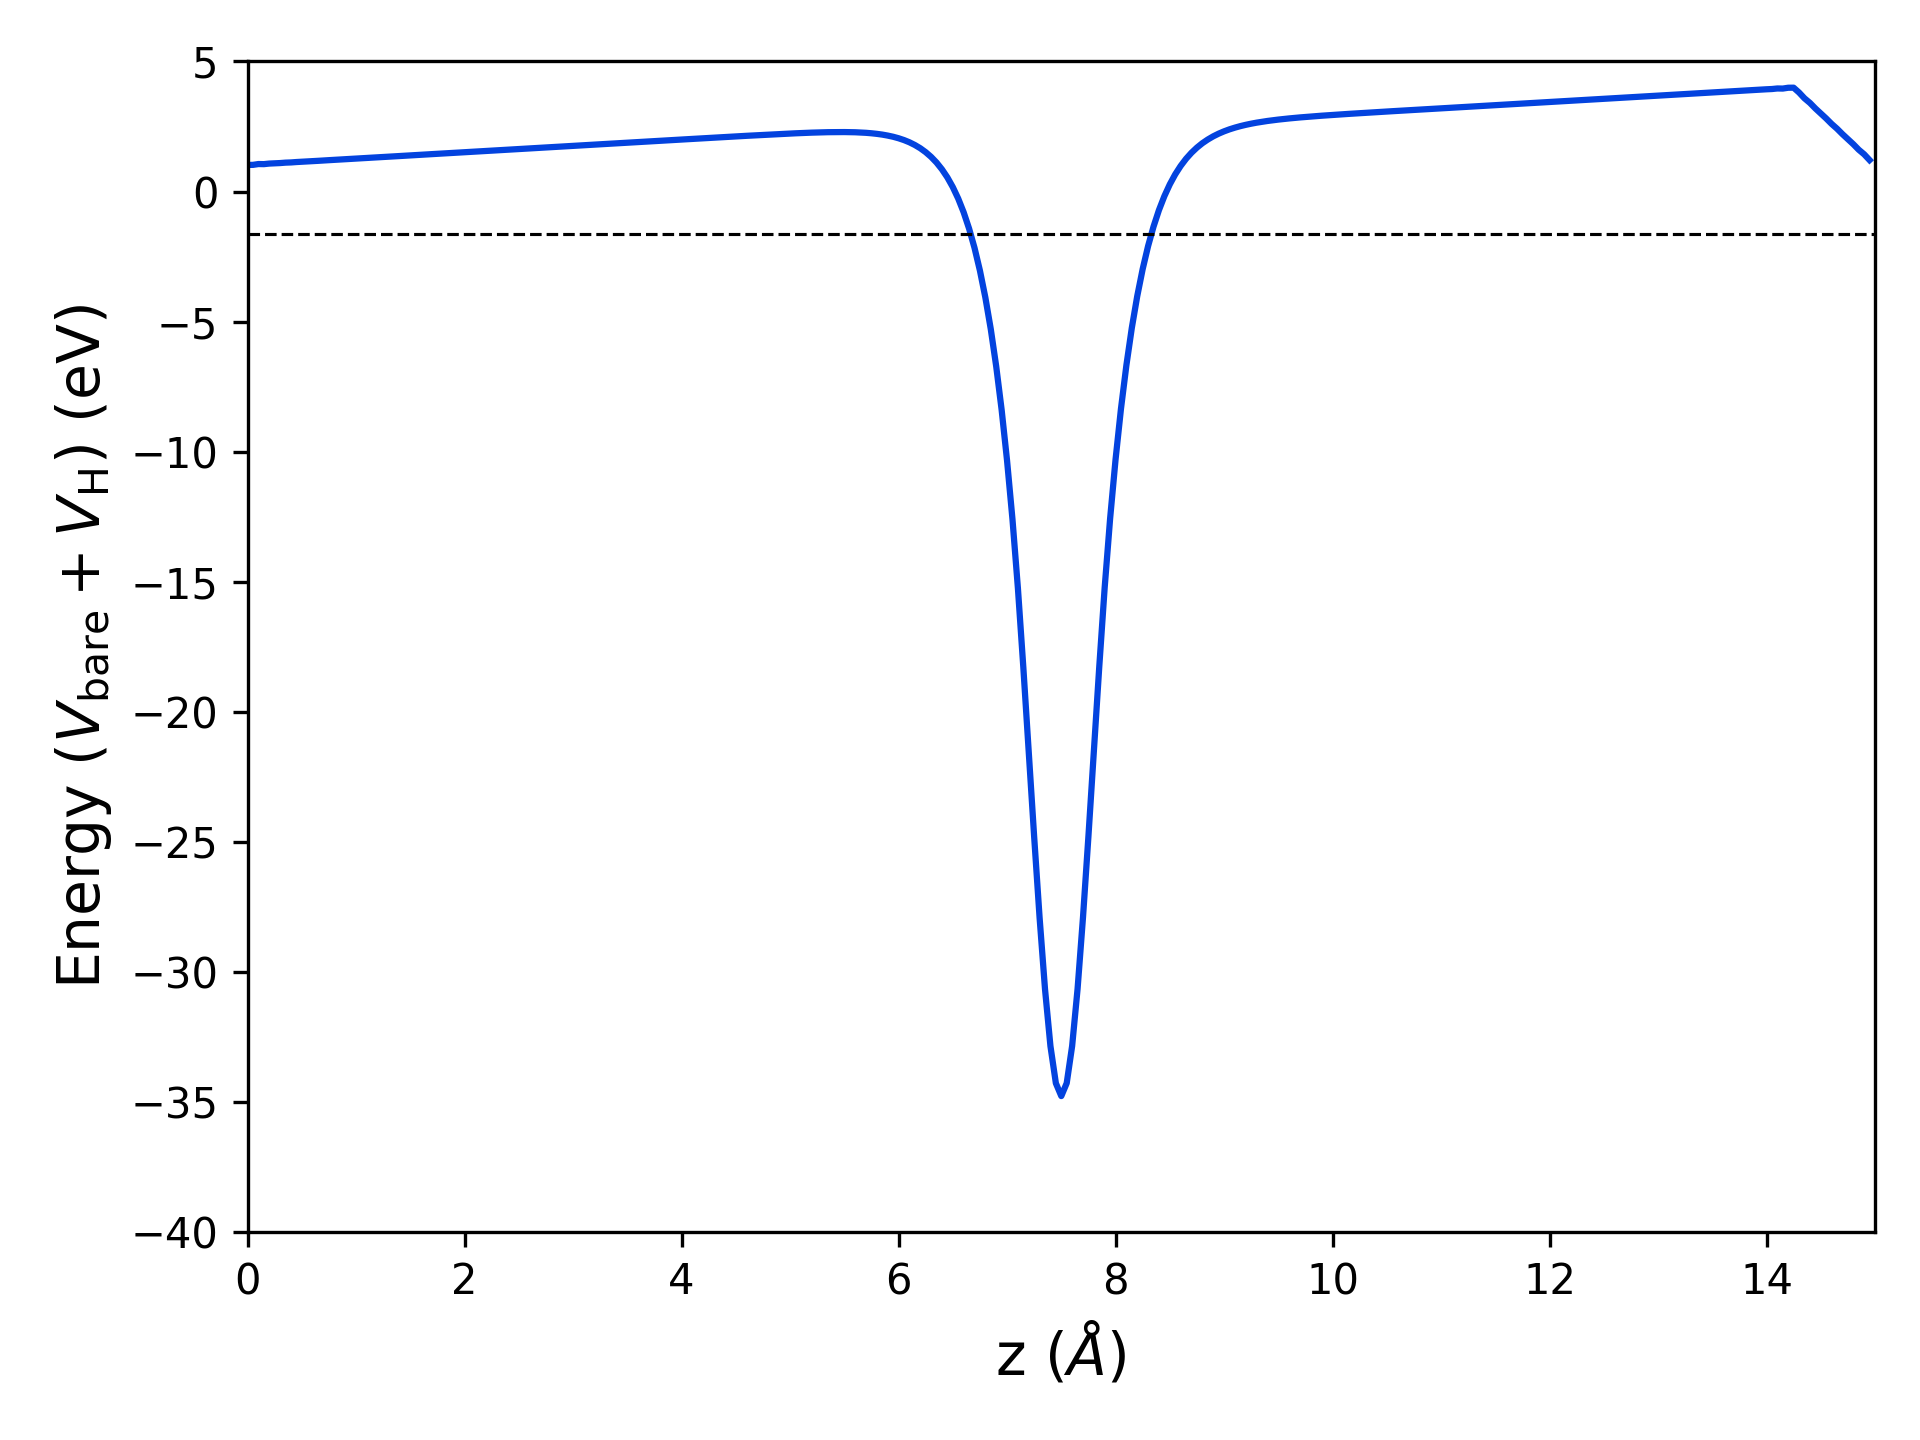

Write Python code to recreate this figure.
import matplotlib.pyplot as plt
import numpy as np

# Load data
z, V = np.loadtxt('avg.dat', usecols=(0,1), unpack=True)

au2a = 0.529177249 # Convert a.u. to Angstrom
ry2ev = 13.605698066 # Convert Ry to eV


plt.plot(z*au2a, V*ry2ev, c='xkcd:blue')

#plt.plot(z*au2a, V, c='xkcd:blue')

# Plot a dashed line at zero
plt.axhline(-1.64610251, linestyle='--', linewidth=0.75, color='xkcd:black')

plt.xlim(0, 15)
plt.ylim(-40, 5)

#plt.ylim(-4, 4)

plt.xlabel('z ($\\AA$)', fontsize=14)
plt.ylabel(r'Energy ($V_{\mathrm{bare}} + V_{\mathrm{H}}$) (eV)', fontsize=14)

#plt.ylabel(r'Energy ($V_{\mathrm{bare}} + V_{\mathrm{H}}$) (Ry)', fontsize=14)

plt.tight_layout()
plt.savefig('potential.png', dpi=300)
